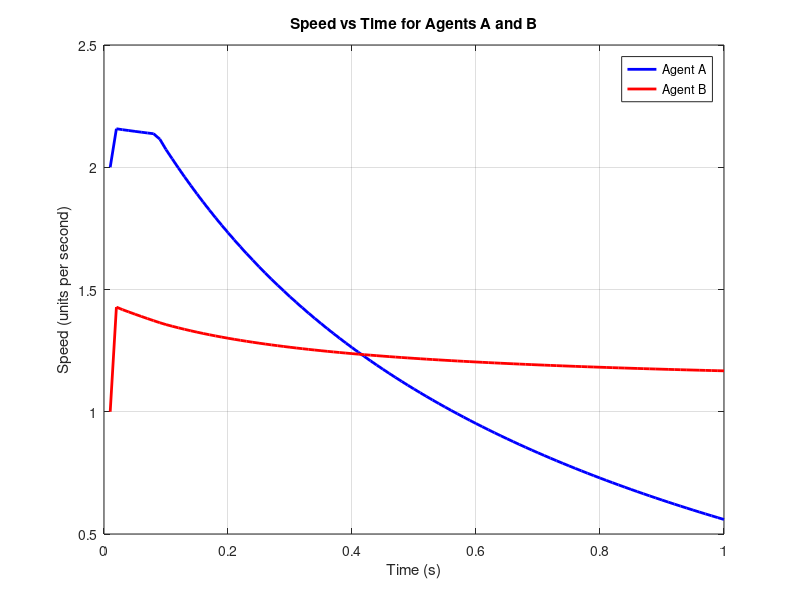

Recreate this plot in MATLAB.
x1 = 9;
y1 = 9;
x2 = 7;
y2 = 7; 


% Try to input and output data, store all the info and outcome in a file, and try to exract them
% Then input to the dataset and read info from the dataset

% Define the original distance between agents A and B
%d = sqrt((x1-x2)*(x1-x2) + (y1-y2)*(y1-y2));

% Initialize the time and speed vectors, define the time interval for an
% iteration is 0.01 second to make the simulation more accurate
time = 0:0.01:1; % notice the stopping time
speedA = 2*ones(size(time));
speedB = 1*ones(size(time));
d = zeros(size(time));

% Calculate the initial values of dA and dB
dA = speedA .* time;
dB = speedB .* time;

% Calculate the speed for agent A and agent B
for i = 1:length(time)
    if d(i) >= 0 && d(i) <= 1
        speedA(i) = 1/d(i)+2;
    elseif d(i) >= 1 && d(i) <= 3
        speedA(i) = exp(-d(i)+1)+2;
    elseif d(i) >= 3 && d(i) <= 7
        speedA(i) = -2*d(i) + 8 + exp(-2);
    end
    if d(i) >= 0 && d(i) <= 2
        speedB(i) = 1/d(i)+1;
    elseif d(i) >= 2 && d(i) <= 4
        speedB(i) = exp(-d(i)+2)+1;
    elseif d(i) >= 4 && d(i) <= 7
        speedB(i) = -2*d(i) + 7 + exp(-1);
    end
    dA(i) = speedA(i) * time(i);
    dB(i) = speedB(i) * time(i);
    x1 = 9 + dA(i) * 7 / sqrt(58);
    y1 = 9 + dA(i) * 3 / sqrt(58);
    x2 = 7 - dB(i) * 7 / sqrt(74);
    y2 = 7 + dB(i) * 5 / sqrt(74);
    d(i+1) = sqrt((x1-x2)*(x1-x2) + (y1-y2)*(y1-y2));
end

% Plot the graph
figure;
plot(time, speedA, 'b', 'LineWidth', 2);
hold on;
plot(time, speedB, 'r', 'LineWidth', 2);
xlabel('Time (s)');
ylabel('Speed (units per second)');
title('Speed vs Time for Agents A and B');
legend('Agent A', 'Agent B');
grid on;

% Plot the phase plane of two agents to show the trajectories.

% Now how I decide the speed has no relationship with the objective
% functions.
% If we have the graph for trajectories, maybe we can predict the speed of
% agents.
